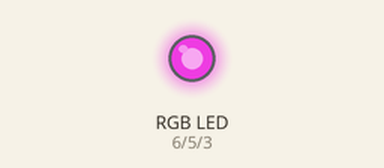
Simulated run of this sketch. Board: Arduino Uno, built with avr-gcc and run on an emulated ATmega328P. On the bench: an RGB LED mixed from three pins (HIGH = lit).

Above: at 0.1 s.
Timing chart, 0 to 1.6 s (numbered marks = the images above):
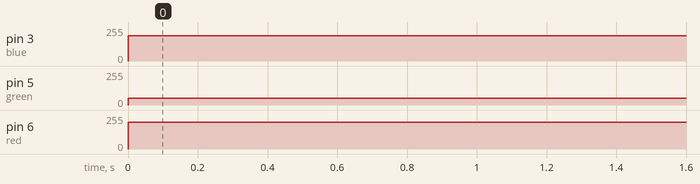

Measured:
- by itself, pin 3 (blue): 0/255 → 190/255 at 0.00 s
- by itself, pin 5 (green): 0/255 → 50/255 at 0.00 s
- by itself, pin 6 (red): 0/255 → 200/255 at 0.00 s

The sketch:

sketch_nov27a.ino
```cpp
#define blue 3
#define green 5
#define red 6


void setup() {
  // put your setup code here, to run once:
pinMode(red, OUTPUT);
pinMode(green,OUTPUT);
pinMode(blue, OUTPUT);
}

void loop() {
  // put your main code here, to run repeatedly:
analogWrite(red, 200);
analogWrite(green,50);
analogWrite(blue, 190);
}
```
